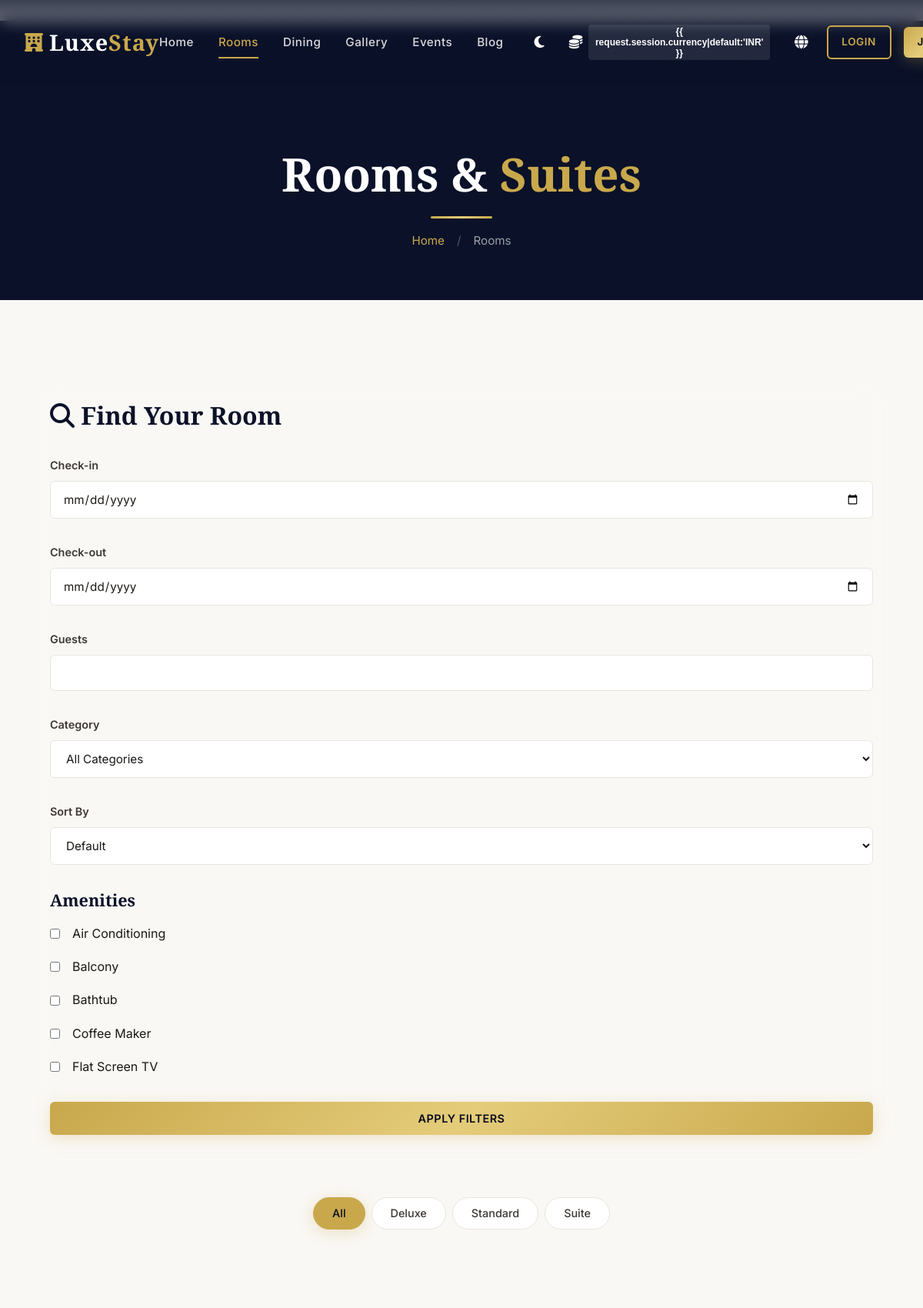
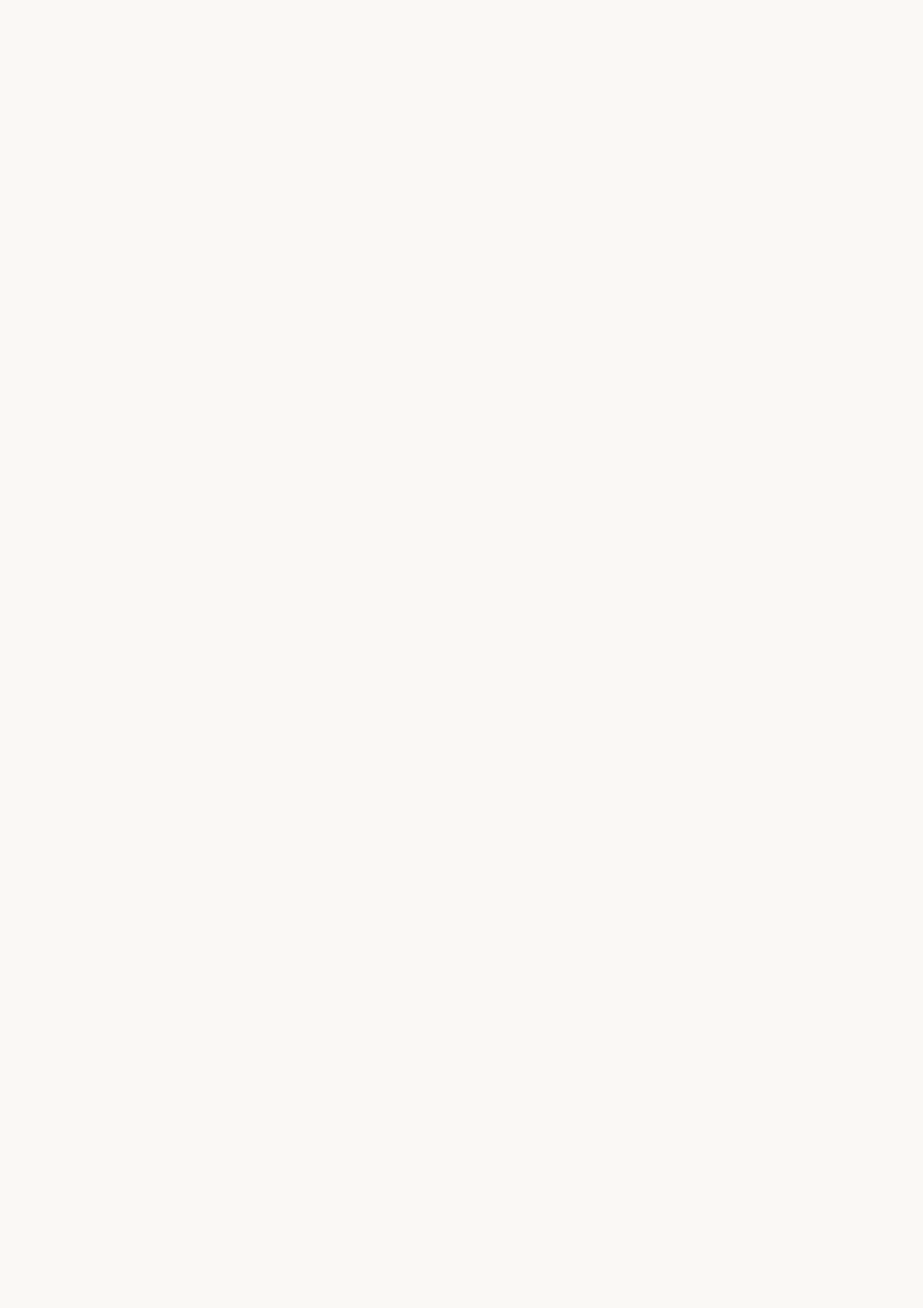
/rooms/ (upper part), run on the app's committed database (2 pictures, top to bottom).
### rooms/models.py (models this page shows, shortened)
class RoomAmenity(models.Model):
    name = models.CharField(max_length=100)
    icon = models.CharField(max_length=50, default='fas fa-check')
    class Meta:
        verbose_name_plural = 'Room Amenities'
        ordering = ['name']

class RoomCategory(models.Model):
    name = models.CharField(max_length=100)
    slug = models.SlugField(unique=True)
    description = models.TextField(blank=True)
    icon = models.CharField(max_length=50, default='fas fa-bed')
    class Meta:
        verbose_name_plural = 'Room Categories'
        ordering = ['name']

### rooms/views.py (the view, shortened to what this page needs)
# urls.py: path('', views.room_list, name='room_list'),
def room_list(request):
    rooms = Room.objects.select_related('category').prefetch_related('amenities').filter(is_available=True)
    categories = RoomCategory.objects.all()
    amenities_list = RoomAmenity.objects.all()
    category_slug = request.GET.get('category')
    min_price = request.GET.get('min_price')
    max_price = request.GET.get('max_price')
    guests = request.GET.get('guests')
    capacity = request.GET.get('capacity') or guests
    search = request.GET.get('search')
    check_in = request.GET.get('check_in')
    check_out = request.GET.get('check_out')
    if category_slug:
        rooms = rooms.filter(category__slug=category_slug)
    if min_price:
        rooms = rooms.filter(price_per_night__gte=min_price)
    if max_price:
        rooms = rooms.filter(price_per_night__lte=max_price)
    if capacity:
        rooms = rooms.filter(capacity__gte=capacity)
    if search:
        rooms = rooms.filter(
            Q(name__icontains=search) | Q(description__icontains=search)
        )
    selected_amenities_ids = request.GET.getlist('amenity')
    sort_by = request.GET.get('sort')
    if selected_amenities_ids:
        for amenity_id in selected_amenities_ids:
            rooms = rooms.filter(amenities__id=amenity_id)
    if sort_by == 'price_low':
        rooms = rooms.order_by('price_per_night')
    elif sort_by == 'price_high':
        rooms = rooms.order_by('-price_per_night')
    elif sort_by == 'popular':
        rooms = rooms.order_by('-id') # Placeholder for popular logic
    context = {
        'rooms': rooms,
        'categories': categories,
        'amenities_list': amenities_list,
        'selected_category': category_slug,
        'selected_amenities': [int(a) for a in selected_amenities_ids],
        'selected_sort': sort_by,
        'min_price': min_price,
        'max_price': max_price,
        'check_in': check_in,
        'check_out': check_out,
        'guests': guests,
    }
    return render(request, 'rooms/room_list.html', context)

### rooms/models.py (called while the page is built)
    def get_absolute_url(self):
        return reverse('room_detail', kwargs={'slug': self.slug})

    @property
    def display_price(self):
        return self.discounted_price if self.discounted_price else self.price_per_night

    @property
    def discount_percentage(self):
        if self.discounted_price and self.discounted_price < self.price_per_night:
            return int(((self.price_per_night - self.discounted_price) / self.price_per_night) * 100)
        return 0

    @property
    def get_image_url(self):
        if self.image_file:
            return self.image_file.url
        return self.image or 'https://images.unsplash.com/photo-1611892440504-42a792e24d32?w=800'

### templates/rooms/room_list.html (shortened to what this page needs)
﻿{% extends 'base.html' %}
{% load static %}
{% block content %}
<div class="page-header">
    <div class="container">
        <h1>Rooms & <span class="text-gold">Suites</span></h1>
        <div class="section-divider"></div>
        <div class="breadcrumb">
            <a href="{% url 'home' %}">Home</a>
            <span class="separator">/</span>
            <span>Rooms</span>
        </div>
    </div>
</div>
<section class="section">
    <div class="container">
        <div class="grid-1-3">
            <aside class="sidebar-filters">
                <div class="glass-card p-2 mb-3">
                    <h3 class="mb-2"><i class="fas fa-search"></i> Find Your Room</h3>
                    <form method="GET" action="{% url 'room_list' %}">
                        <div class="form-group mb-2">
                            <label>Check-in</label>
                            <input type="date" name="check_in" value="{{ check_in|default:'' }}" class="form-control">
                        </div>
                        <div class="form-group mb-2">
                            <label>Check-out</label>
                            <input type="date" name="check_out" value="{{ check_out|default:'' }}" class="form-control">
                        </div>
                        <div class="form-group mb-2">
                            <label>Guests</label>
                            <input type="number" name="guests" value="{{ guests|default:'' }}" min="1"
                                class="form-control">
                        </div>
                        <div class="form-group mb-2">
                            <label>Category</label>
                            <select name="category" class="form-control">
                                <option value="">All Categories</option>
                            </select>
                        </div>
                        <div class="form-group mb-2">
                            <label>Sort By</label>
                            <select name="sort" class="form-control">
                                <option value="">Default</option>
                            </select>
                        </div>
                        <h4 class="mb-1 mt-2">Amenities</h4>
                        <div class="amenities-checklist mb-2" style="max-height: 200px; overflow-y: auto;">
                            {% for amenity in amenities_list %}
                            <label class="d-flex align-center gap-1 mb-1" style="cursor:pointer;">
                                <input type="checkbox" name="amenity" value="{{ amenity.id }}" {% if amenity.id in selected_amenities %}checked{% endif %}>
                                <span>{{ amenity.name }}</span>
                            </label>
                            {% endfor %}
                        </div>
                        <button type="submit" class="btn btn-primary w-100">Apply Filters</button>
                    </form>
                </div>
            </aside>
            <div class="room-listings">
                <div class="filter-pills mb-2">
                    <a href="{% url 'room_list' %}"
                        class="filter-pill {% if not selected_category %}active{% endif %}">All</a>
                    {% for cat in categories %}
                    <a href="?category={{ cat.slug }}"
                        class="filter-pill {% if selected_category == cat.slug %}active{% endif %}">{{ cat.name }}</a>
                    {% endfor %}
                </div>
                <div class="grid-2">
                </div>
            </div>
</section>
{% endblock %}

### data on the page
RoomAmenity: name "Air Conditioning"
RoomAmenity: name "Balcony"
RoomAmenity: name "Bathtub"
RoomAmenity: name "Coffee Maker"
RoomAmenity: name "Flat Screen TV"
RoomCategory: name "Deluxe"
RoomCategory: name "Standard"
RoomCategory: name "Suite"
